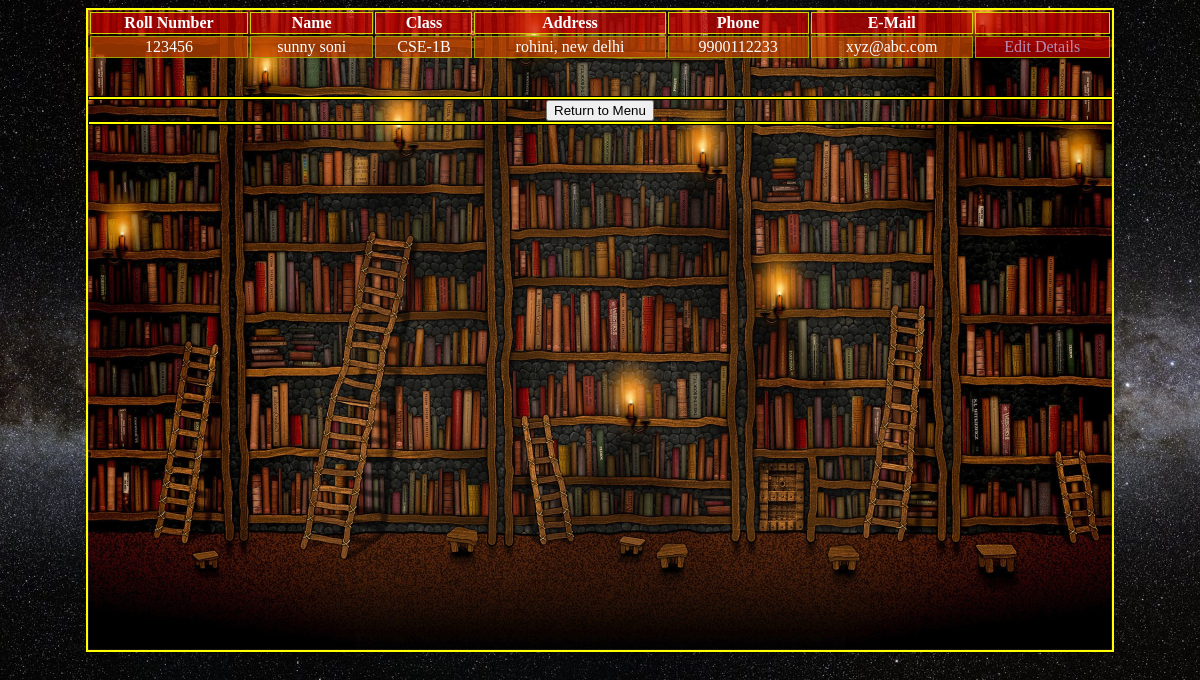
Screenshot of /display_stud.php (signed in) with the database file from the repository.
### tables this page shows
CREATE TABLE `students` (
  `sid` varchar(10) NOT NULL,
  `sname` varchar(100) NOT NULL,
  `sclass` varchar(20) NOT NULL,
  `saddress` varchar(500) NOT NULL,
  `sphone` varchar(10) NOT NULL,
  `smail` varchar(100) NOT NULL
);

### display_stud.php (the view, shortened to what this page needs)
<html>
<head>
	<link rel="stylesheet" type="text/css" href="style/common.css">
	<link rel="stylesheet" type="text/css" href="style/display_lists.css">
</head>
<body>
	<div class="main_div">
	<center>
		<table class="large">
			<tr>
				<th> Roll Number </th>
				<th> Name </th>
				<th> Class </th>
				<th> Address </th>
				<th> Phone </th>
				<th> E-Mail </th>
				<th></th>
			</tr>
			<?PHP
				$con = new mysqli("localhost","root","","lib_man");
				$com = "select * from students;";
				$res = mysqli_query($con,$com);
				while($row= mysqli_fetch_array($res))
				{
			?>
			<tr>
			<td> <?PHP echo $row[0] ?> </td>
			<td> <?PHP echo $row[1] ?> </td>
			<td> <?PHP echo $row[2] ?> </td>
			<td> <?PHP echo $row[3] ?> </td>
			<td> <?PHP echo $row[4] ?> </td>
			<td> <?PHP echo $row[5] ?> </td>
			<td style="background-color:rgba(200,0,0,0.7);"> <a href="edit_stud_details.php?id=<?PHP echo $row[0]?>"> Edit Details </a></td>
			</tr>
			<?PHP
			}
			?>
		</table>
		<br><br>
		<div class="hr"></div>
		<form method="post">
			<input type="submit" name="return" value="Return to Menu">
			<div class="hr"></div>
		</form>
	</center>
	</div>
</body>
</html>

### style/common.css (style rules this page uses)
body { background-color:black; color:white; background-image:url('../images/background_body.jpg'); background-attachment:fixed; background-position:center; }
div.main_div { margin:0 auto; padding:0 0; width:1024px; height:640px; overflow:auto; border:2px solid yellow; background-image:url('../images/background.png'); background-repeat:no-repeat; }
div.hr { width:1024px; height:2px; background:yellow; border:1px solid black; }

### style/display_lists.css (style rules this page uses)
table.large { width:1024px; text-align:center; }
th { border: 1px solid rgb(210,210,0); background:rgba(200,0,0,0.7); }
td { background:rgba(200,70,0,0.7); border:1px solid rgb(160,160,0); text-align:center; }
a:link { color:rgba(200,200,255,0.7); text-decoration:none; }

### rows the page displays
students: sid "123456", sname "sunny soni", sclass "CSE-1B", saddress "rohini, new delhi", sphone "9900112233", smail "xyz@abc.com"
